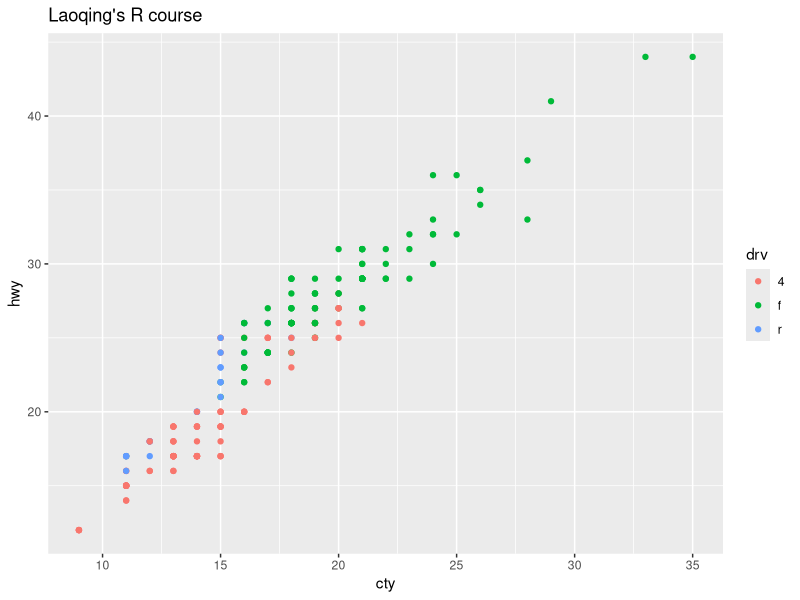
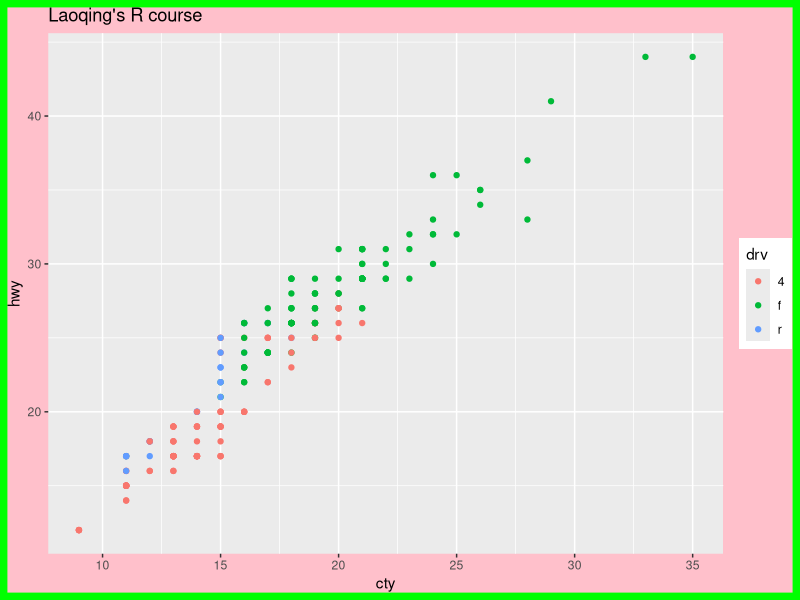
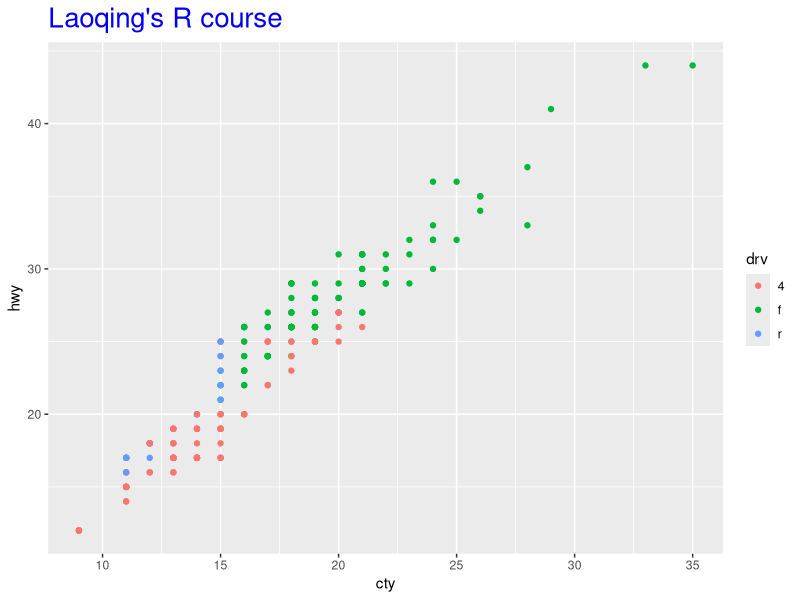
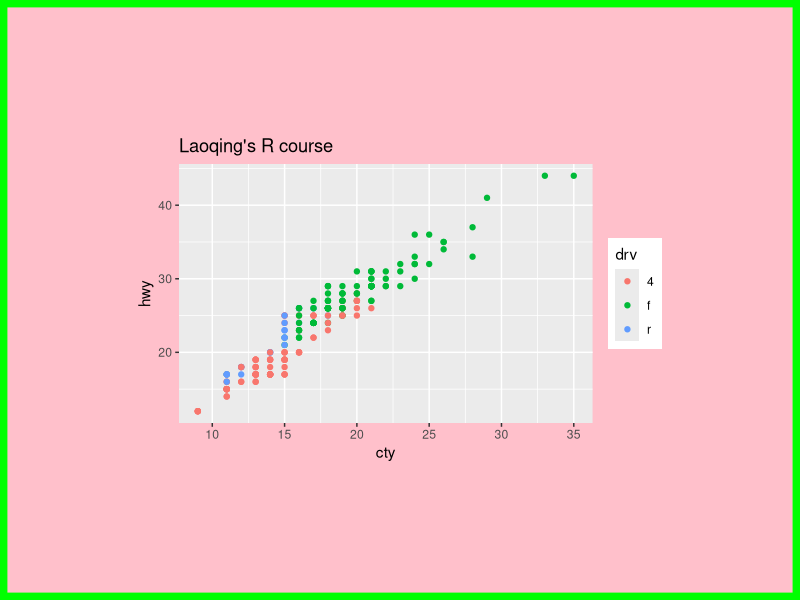
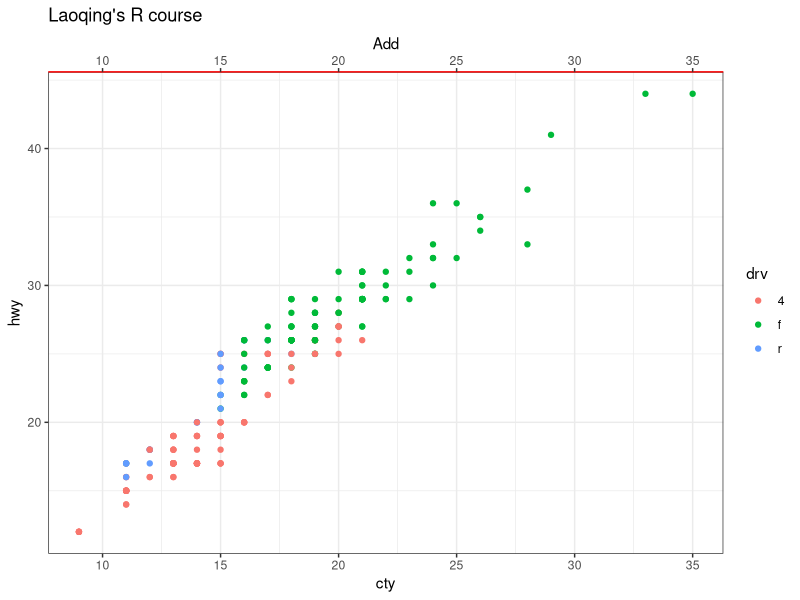
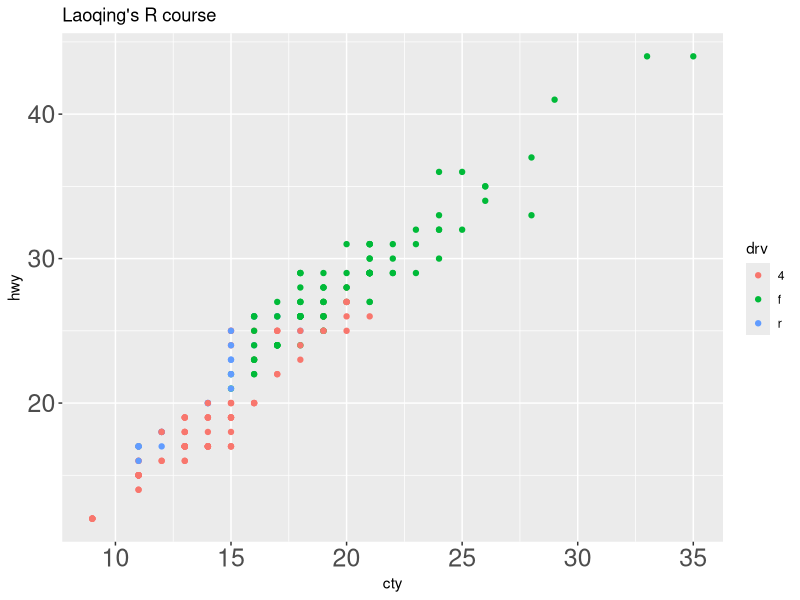
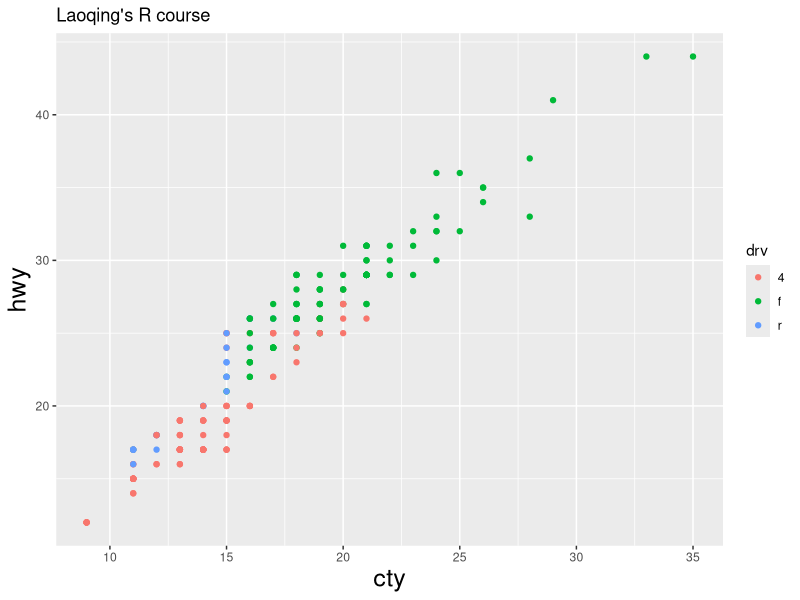
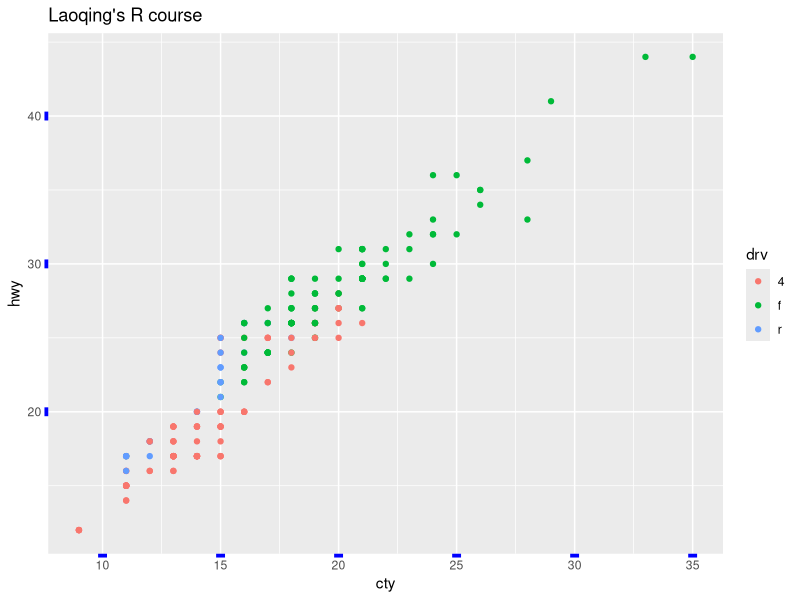

Write R code to recreate these figures, in order. (Note: this script raises an error after producing the figures.)
library(ggplot2)
p <- ggplot(mpg,aes(cty,hwy)) + geom_point(aes(color =drv)) + ggtitle("Laoqing's R course") 
p
# plot
# plot.background
p + theme(plot.background = element_rect(fill = 'pink', colour = 'green', size = 5))
# plot.title
p + theme(plot.title = element_text(color = 'blue', size = 20))
# plot.margin
p + theme(plot.background = element_rect(fill = 'pink', colour = 'green', size = 5), 
          plot.margin = margin(100,100,100,100))

# axis
# axis.line
p + theme_bw() + scale_x_continuous(sec.axis = sec_axis(~., name = 'Add')) +
  theme(axis.line.x.top  = element_line(color = 'red'))
# axis.text
p + theme(axis.text = element_text(size = 18))
# axis.title
p + theme(axis.title = element_text(size = 18))
# axis.ticks
p + theme(axis.ticks = element_line(size = 3, color = 'blue'))
# axis.ticks.length
p + theme(axis.ticks.length = unit(1, 'cm'))

# legend
# legend.background
p + theme(legend.background = element_rect(fill = 'pink'))
# legend.key
p + theme(legend.key = element_rect(fill = 'pink'))
# legend.margin
p + theme(legend.margin = margin(20,20,20,20))
# legend.text
p + theme(legend.text = element_text(color = 'green'))
# legend.title
p + theme(legend.title = element_text(color = 'green'))


# panel

# panel.background
p + theme(panel.background = element_rect(fill = 'pink'))
# panel.border
p + theme(panel.border  = element_rect(fill = 'pink'))
# panel.grid
p + theme(panel.)
# aspect.ratio
p + theme(aspect.ratio = 1)

# facet
# strip.background
p1 <- p + facet_wrap(~drv)
p1 + theme(strip.background = element_rect(fill = 'pink'))
# strip.text
p1 + theme(strip.text = element_text(size = 28))
# panel.spacing
p1 + theme(panel.spacing = unit(1, 'cm'))
